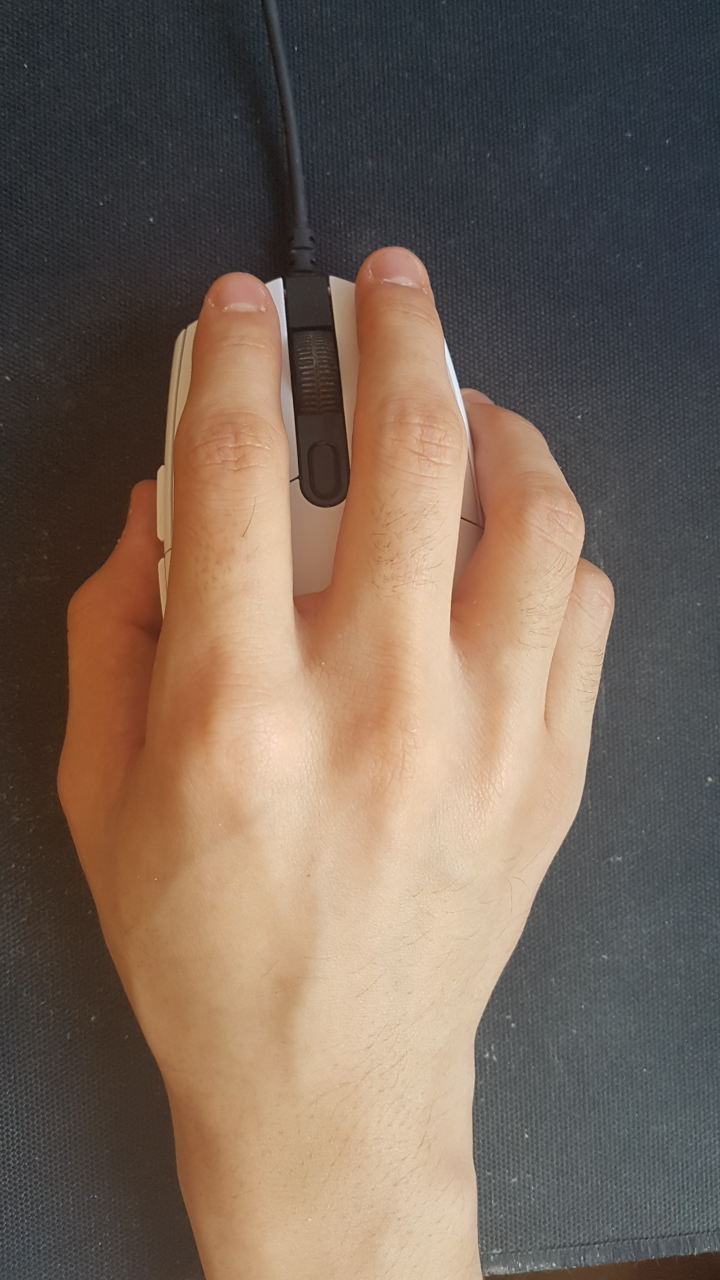
#> input picture openCVSamples/1.jpg, 1440 x 2560 px (shown at 1/2 size)
$ python -i main2.py   (imports and definitions only)
#> lines starting #> are read from the running program, lines starting #| are printed output that depends on the picture; after the words box and inside, x2 and y2 are one past the last pixel; in counts of white or black regions, pixels touching at a corner belong together
import cv2
import numpy as np

def contour(image):
    # 사진 사이즈 조정
#> called with image = '1.jpg'
    def Resizing(img):
        width = 500
        ratio = width / img.shape[1]  # width * 사진 너비 = 비율
        height = int(ratio * img.shape[0])  # 비율 * 사진 높이
        # 비율 유지한 채로 이미지 Resize
        resize = cv2.resize(img, dsize=(width, height), interpolation=cv2.INTER_AREA)
        print(resize.shape)

        return resize


    # 창 이름 설정

    #cv2.namedWindow('image')

    # 이미지 파일 읽기

    base = cv2.imread(image, cv2.IMREAD_COLOR)
#> base is the input picture: shape (2560, 1440, 3); mean B, G, R 88.1, 101.2, 118.2
    rotImg=cv2.rotate(base,cv2.ROTATE_90_CLOCKWISE)
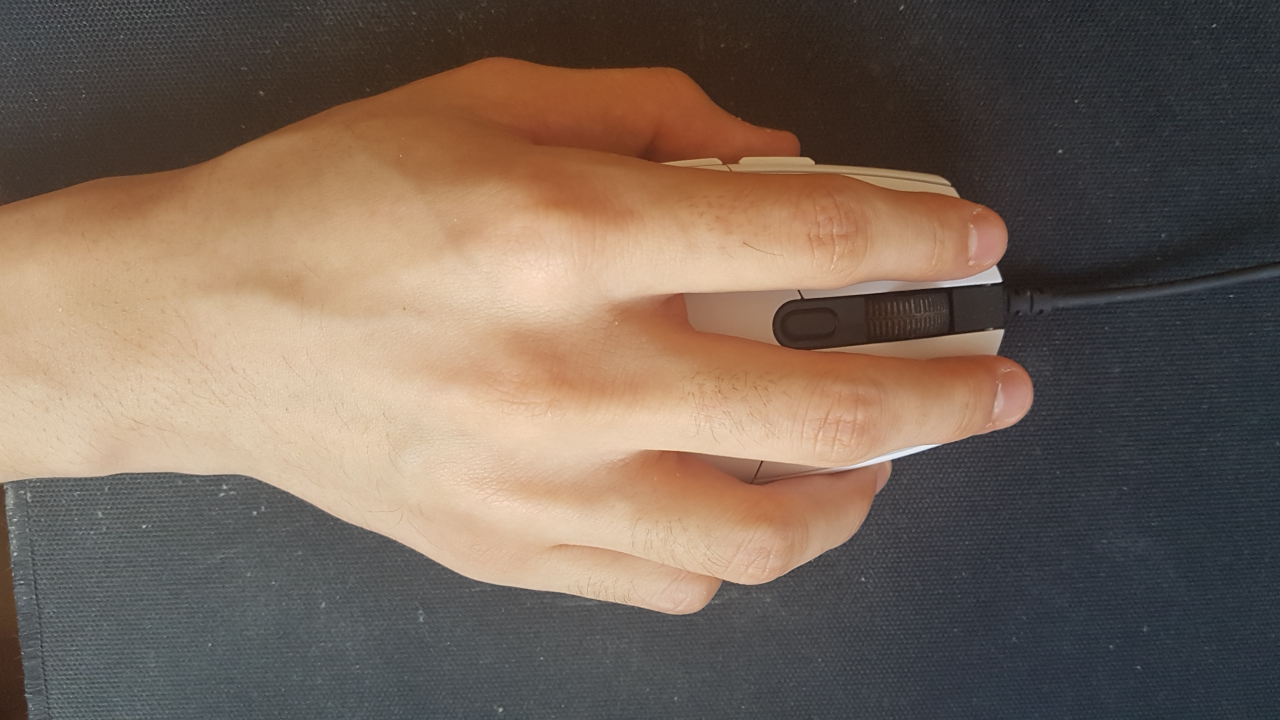
#> rotImg: shape (1440, 2560, 3) (shown at 1/2 size); mean B, G, R 88.1, 101.2, 118.2

    # 이미지 사이즈 조정

    img = Resizing(rotImg)
#> in Resizing, `resize = cv2.resize(img, dsize=(width, height), interpolation=cv2.INTE..`:
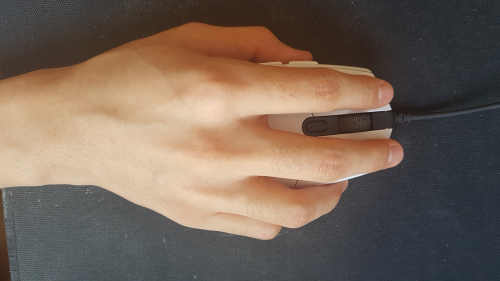
#> resize: shape (281, 500, 3); mean B, G, R 88.1, 101.2, 118.2
#| (281, 500, 3)

    # 이미지 hsv 색 변경

    img_hsv = cv2.cvtColor(img, cv2.COLOR_BGR2HSV)
#> img_hsv: shape (281, 500, 3); mean H, S, V 53, 71.1, 122.2

    # 피부색 범위 검출

    img_hsv = cv2.fastNlMeansDenoisingColored(img_hsv, None, 10, 10, 7, 21) # 노이즈제거
#> img_hsv: shape (281, 500, 3); mean H, S, V 52.3, 70.6, 121.9

    lower = np.array([0, 35, 85], dtype="uint8") # 최소 범위

    upper = np.array([35, 255, 255], dtype="uint8") # 최대 범위

    img_hand = cv2.inRange(img_hsv, lower, upper) # 범위 내 이미지 추출
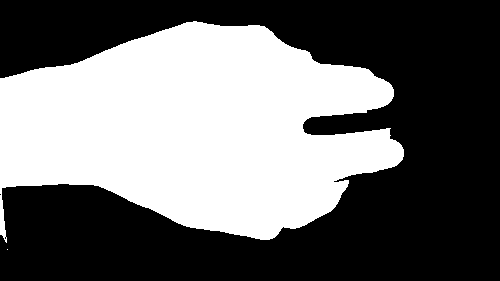
#> img_hand: shape (281, 500); 42.7% white; 2 white regions (1 under 20 px)

    # 손 가장자리 외각선 찾기

    contours, hierarchy = cv2.findContours(img_hand, cv2.RETR_LIST, cv2.CHAIN_APPROX_SIMPLE)
#> contours = 3 contours, 2 with area under 20; largest, box (x1, y1, x2, y2) and area: (0, 21, 404, 243) 59342

    max = 0

    maxctr = None

    for cnt in contours:

        area = cv2.contourArea(cnt)

        if (max < area):
            max = area

            maxctr = cnt # 손 가장자리 배열
#> this loop made 3 passes
#> (area, max) on pass 3: (59341.5, 59341.5)
#> after the loop, max = 59341.5; maxctr = contour of 517 points, box (x1, y1, x2, y2) (0, 21, 404, 243), area 59342

    # 흰색으로 손 내부 다시 칠하기

    mask = np.zeros(img.shape).astype(img.dtype)

    color = [255,255,255]

    img_hand=cv2.fillPoly(mask, [maxctr], color)
#> img_hand: shape (281, 500, 3); 42.7% white; 1 white region, box (x1, y1, x2, y2) and area: (0, 21, 404, 243) 59992


    # 손 외각선 그리기

    img_out=cv2.drawContours(img_hand, [maxctr], 0, (0, 0, 255), 3)
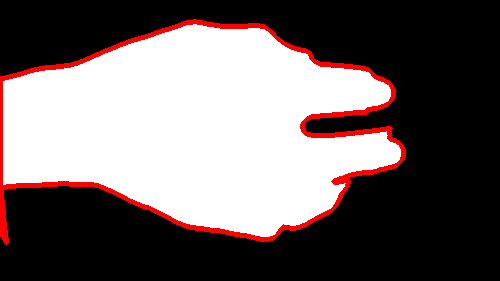
#> img_out: shape (281, 500, 3); mean of channels 0, 1, 2 102.1, 102.1, 113; drawn as B, G, R


    # 이미지 보여주기
    cv2.imwrite('contour2.png',img_hand)

    return img_hand

>>> result = contour('1.jpg')

$ run again, on openCVSamples/123.jpg
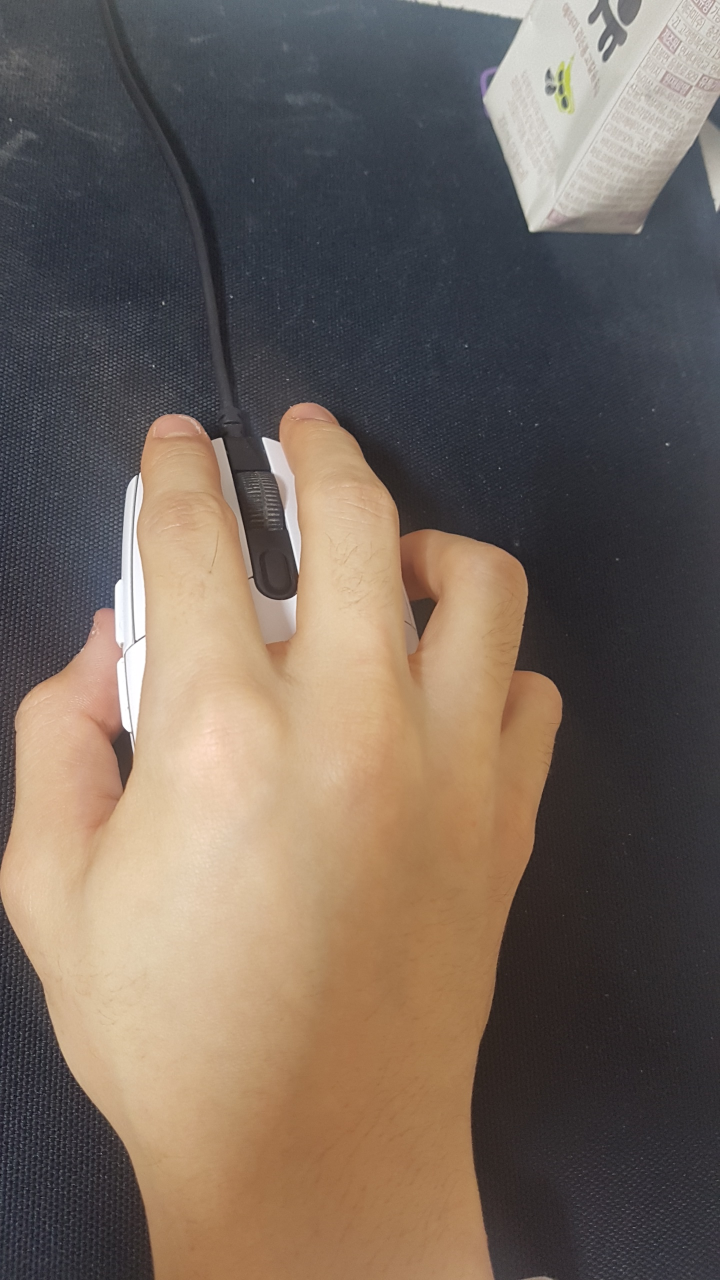
#> input picture openCVSamples/123.jpg, 1440 x 2560 px (shown at 1/2 size)
#> in contour, base is the input picture: shape (2560, 1440, 3); mean B, G, R 91.8, 102.1, 115.5
#| (281, 500, 3)
#> in contour, `img_hand = cv2.inRange(img_hsv, lower, upper)`:
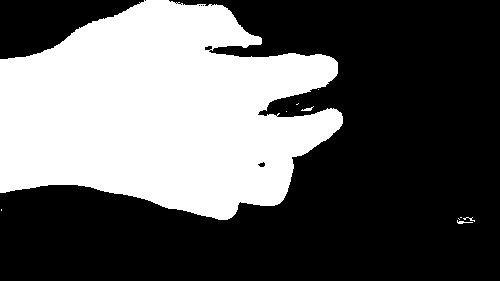
#> img_hand: shape (281, 500); 37.5% white; 10 white regions (6 under 20 px)
#> contours = 18 contours, 15 with area under 20; largest, box (x1, y1, x2, y2) and area: (0, 0, 343, 220) 52048, (204, 45, 213, 51) 32, (257, 161, 266, 168) 31
#> the loop in contour, `for cnt in contours: ` made 18 passes
#> (area, max) on passes 6, 11, 18: (31, 31), (32, 32), (52048.5, 52048.5)
#> after the loop in contour, `for cnt in contours:`: max = 52048.5; maxctr = contour of 490 points, box (x1, y1, x2, y2) (0, 0, 343, 220), area 52048
#> in contour, `img_out=cv2.drawContours(img_hand, [maxctr], 0, (0, 0, 255), 3)`:
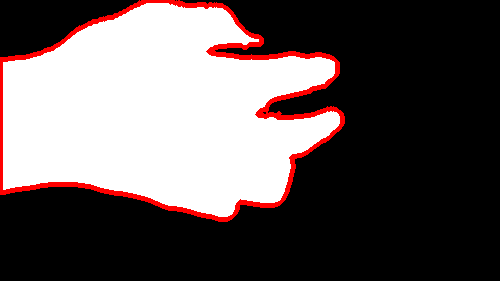
#> img_out: shape (281, 500, 3); mean of channels 0, 1, 2 89.2, 89.2, 99.3; drawn as B, G, R

$ run again, on openCVSamples/1234.jpg
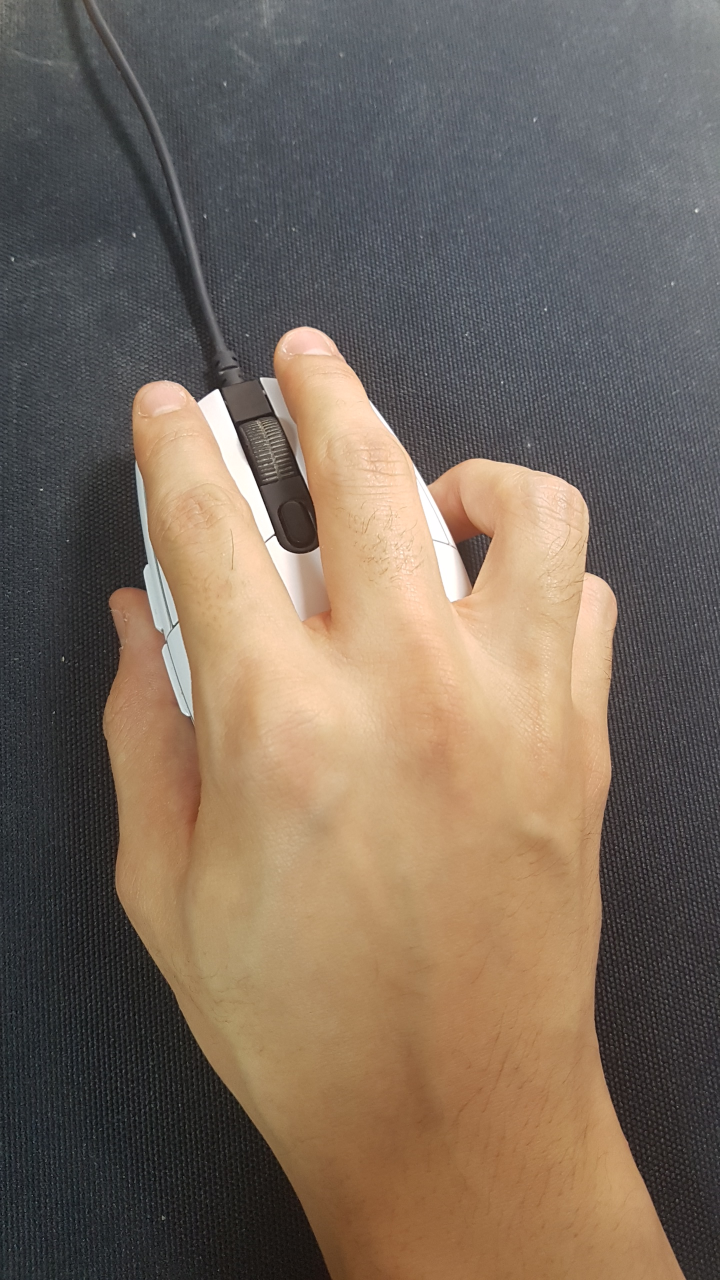
#> input picture openCVSamples/1234.jpg, 1440 x 2560 px (shown at 1/2 size)
#> in contour, base is the input picture: shape (2560, 1440, 3); mean B, G, R 92.1, 105.7, 120.5
#| (281, 500, 3)
#> in contour, `img_hand = cv2.inRange(img_hsv, lower, upper)`:
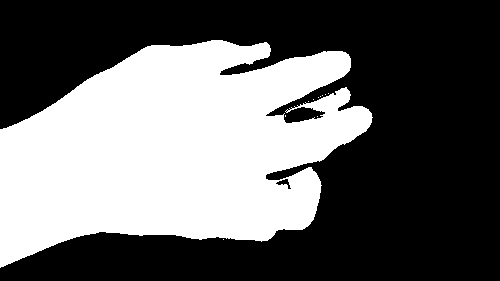
#> img_hand: shape (281, 500); 40.1% white; 11 white regions (10 under 20 px)
#> contours = 14 contours, 12 with area under 20; largest, box (x1, y1, x2, y2) and area: (0, 40, 373, 268) 55690, (275, 178, 292, 190) 78
#> the loop in contour, `for cnt in contours: ` made 14 passes
#> (area, max) on passes 2, 14: (77.5, 77.5), (55690.5, 55690.5)
#> after the loop in contour, `for cnt in contours:`: max = 55690.5; maxctr = contour of 753 points, box (x1, y1, x2, y2) (0, 40, 373, 268), area 55690
#> in contour, `img_out=cv2.drawContours(img_hand, [maxctr], 0, (0, 0, 255), 3)`:
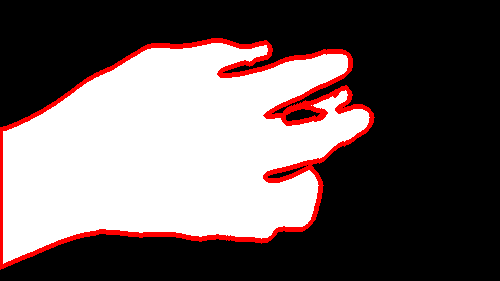
#> img_out: shape (281, 500, 3); mean of channels 0, 1, 2 94.6, 94.6, 107.3; drawn as B, G, R
